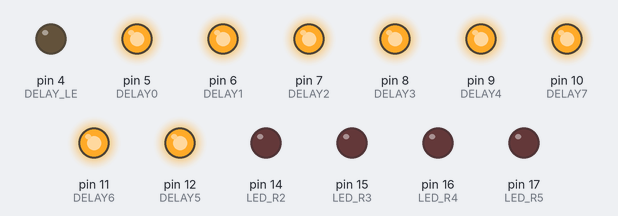
The sketch below on a simulated Arduino Uno, built with avr-gcc and run on an emulated ATmega328P. On the bench: output pins drawn as LEDs (lit = HIGH). What the sketch prints to the serial monitor is not drawn.

Above: at 0.1 s.
Timing chart, 0 to 1.6 s (numbered marks = the images above):
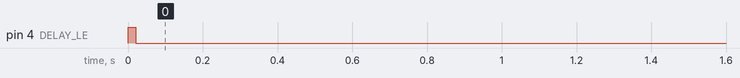

The sketch:

LMG1025_Flasher.ino
```cpp
// Code for the LMG1025 Flasher Shield (V2) for the SparkFun RedBoard Qwiic (5V) DEV-15123

// The flash pulse width is set by a Maxim DS1023-25 Programmable Timing Element (Delay Line)

// The LED current is controlled by setting A0-A3 high/low.
// High will short the corresponding resistor to increase the LED current.

// The MAX-M8Q is connected to D2/D3 for Software Serial.
// The timepulse pin sets the flash rate.

// Serial data is 9600 Baud
// The serial data format is:
//
// ASCII <                : 3C Hex
// Pulse Delay P7 (MSB)   : ASCII 0 or 1 (30 or 31 Hex)
// Pulse Delay P6         : ASCII 0 or 1 (30 or 31 Hex)
// Pulse Delay P5         : ASCII 0 or 1 (30 or 31 Hex)
// Pulse Delay P4         : ASCII 0 or 1 (30 or 31 Hex)
// Pulse Delay P3         : ASCII 0 or 1 (30 or 31 Hex)
// Pulse Delay P2         : ASCII 0 or 1 (30 or 31 Hex)
// Pulse Delay P1         : ASCII 0 or 1 (30 or 31 Hex)
// Pulse Delay P0 (LSB)   : ASCII 0 or 1 (30 or 31 Hex)
// LED R5                 : ASCII 0 or 1 (30 or 31 Hex) (0 = R is in circuit; 1 = R is shorted) (R5 is >> R2)
// LED R4                 : ASCII 0 or 1 (30 or 31 Hex) (0 = R is in circuit; 1 = R is shorted)
// LED R3                 : ASCII 0 or 1 (30 or 31 Hex) (0 = R is in circuit; 1 = R is shorted)
// LED R2                 : ASCII 0 or 1 (30 or 31 Hex) (0 = R is in circuit; 1 = R is shorted) (R2 is << R5)
// ASCII >                : 3E Hex
// LF                     : 0A Hex
//
// 15 bytes total
//
// - or -
//
// ASCII <                : 3C Hex
// Pulse Delay P7 (MSB)   : ASCII 0 or 1 (30 or 31 Hex)
// Pulse Delay P6         : ASCII 0 or 1 (30 or 31 Hex)
// Pulse Delay P5         : ASCII 0 or 1 (30 or 31 Hex)
// Pulse Delay P4         : ASCII 0 or 1 (30 or 31 Hex)
// Pulse Delay P3         : ASCII 0 or 1 (30 or 31 Hex)
// Pulse Delay P2         : ASCII 0 or 1 (30 or 31 Hex)
// Pulse Delay P1         : ASCII 0 or 1 (30 or 31 Hex)
// Pulse Delay P0 (LSB)   : ASCII 0 or 1 (30 or 31 Hex)
// ASCII >                : 3E Hex
// LF                     : 0A Hex
//
// 11 bytes total
//
//
// The code can be configured to automatically loop through a pre-defined sequence of LED currents while keeping
// the pulse width constant.

//#define useSequence // Uncomment this line to enable a sequence of LED currents
// Then uncomment _one_ sequence definition:
// All 16 states from minimum brightness (B0000) to maximum brightness (B1111)
const byte seqLength = 16; const byte sequence[16] = {B0000, B0001, B0010, B0011, B0100, B0101, B0110, B0111, B1000, B1001, B1010, B1011, B1100, B1101, B1110, B1111};
// 5 states: shorting out none or one of the four resistors in turn ('dim')
//const byte seqLength = 5; const byte sequence[5] = {B0000, B0001, B0010, B0100, B1000};
// 5 states: shorting out all or three of the four resistors in turn ('bright')
//const byte seqLength = 5; const byte sequence[5] = {B1111, B1110, B1101, B1011, B0111};
// 5 states: maximum to minimum resistance in four ~equal steps (assumes R1-R5 are: 10/18/22/27/33) (Rs are: 110,89,62.9,39.9,13.8 assuming 1R for the photorelays)
//const byte seqLength = 5; const byte sequence[5] = {B0000, B0010, B0110, B1011, B1111};
// 4 states: shorting out none or R2/R3 in turn (the four dimmest combinations)
//const byte seqLength = 4; const byte sequence[4] = {B0000, B0001, B0010, B0011};
// 4 states: shorting out R4/R5 and R2/R3 in turn (the four brightest combinations)
//const byte seqLength = 4; const byte sequence[4] = {B1111, B1110, B1101, B1100};
// 2 states: shorting out none or all of the resistors in turn (dimmest and brightest)
//const byte seqLength = 2; const byte sequence[4] = {B0000, B1111};

static byte seqStep = 0; // Used to store the sequence step (0 : seqLength-1)

#define BUFFER_LENGTH 15 // Serial buffer length
#define SHORT_MESSAGE 4 // A short message is this much sorter than BUFFER_LENGTH
static unsigned char RX_BUFFER[BUFFER_LENGTH]; // Serial buffer

#define TRIG_BUFFER_LENGTH 4
#define HALF_TRIG_BUFFER_LENGTH 2
byte TRIG_BUFFER[TRIG_BUFFER_LENGTH]; // Buffer to store the state of TRIG_IN for edge detection

// Maxim DS1023-25 Pin Definitions:
#define DELAY0 5    // P0 (LSB) : D5      : Delay Bit 0
#define DELAY1 6    // P1       : D6      : Delay Bit 1
#define DELAY2 7    // P2       : D7      : Delay Bit 2
#define DELAY3 8    // P3       : D8      : Delay Bit 3
#define DELAY4 9    // P4       : D9      : Delay Bit 4
#define DELAY5 12   // P5       : D12     : Delay Bit 5
#define DELAY6 11   // P6       : D11     : Delay Bit 6
#define DELAY7 10   // P7 (MSB) : D10     : Delay Bit 7
#define TRIG_EN 19  // 74AHCT1G125 Enable (Active Low) : A5/D19
#define DELAY_LE 4  // LE       : D4      : Normally high; low latches the delay
#define TRIG_IN 18  // A4/D18   : Trigger signal from the MAX-M8Q (used to control the flash rate and current sequence)
//#define TRIG_OUT 13 // D13 : Used to confirm that TRIG_IN is being received correctly (comment out if not required)

// LED Resistor Control: HIGH = R is in circuit; LOW = R is shorted
#define LED_R5  17 // LED R5   : A3/D17
#define LED_R4  16 // LED R4   : A2/D16
#define LED_R3  15 // LED R3   : A1/D15
#define LED_R2  14 // LED R2   : A0/D14

// Software Serial for the MAX-M8Q GNSS
#include <SoftwareSerial.h>
SoftwareSerial mySerial(2, 3); // RX, TX
//#define echoGNSS // Uncomment this line to echo the GNSS data to Serial
#define endSerial // Uncomment this to disable the software serial after the GNSS has been configured (overrides echoGNSS)

// Update an output pin
void update_pin(int pin, unsigned char val) {
  if (pin >= 0) {
    bool state = val & 0x01;
    digitalWrite(pin, state);
  }
}

// Update an output pin inverted
void update_pin_i(int pin, unsigned char val) {
  if (pin >= 0) {
    bool state = val & 0x01;
    digitalWrite(pin, !state);
  }
}

// Set UART1 to UBX only (disable the NMEA noise)
static const uint8_t setUART1[] = {
  0xb5, 0x62, 0x06, 0x00, 0x14, 0x00,
  0x01, 0x00, 0x00, 0x00, 0xC0, 0x08, 0x00, 0x00, 0x80, 0x25, 0x00, 0x00,
  0x01, 0x00, 0x01, 0x00, 0x00, 0x00, 0x00, 0x00
  };
static const int len_setUART1 = 26;

// Configure Time Pulse - set freqPeriod and freqPeriodLock to 60Hz (0000003C)
static const uint8_t setTimePulse_60Hz[] = {
  0xb5, 0x62, 0x06, 0x31, 0x20, 0x00,
  0x00, 0x01, 0x00, 0x00, 0x32, 0x00, 0x00, 0x00, 0x3C, 0x00, 0x00, 0x00, 0x3C, 0x00, 0x00, 0x00,
  0x00, 0x00, 0x00, 0x80, 0x00, 0x00, 0x00, 0x80, 0x00, 0x00, 0x00, 0x00, 0x29, 0x00, 0x00, 0x00
  };
// Configure Time Pulse - set freqPeriod and freqPeriodLock to 500Hz (000001F4)
static const uint8_t setTimePulse_500Hz[] = {
  0xb5, 0x62, 0x06, 0x31, 0x20, 0x00,
  0x00, 0x01, 0x00, 0x00, 0x32, 0x00, 0x00, 0x00, 0xF4, 0x01, 0x00, 0x00, 0xF4, 0x01, 0x00, 0x00,
  0x00, 0x00, 0x00, 0x80, 0x00, 0x00, 0x00, 0x80, 0x00, 0x00, 0x00, 0x00, 0x29, 0x00, 0x00, 0x00
  };
// Configure Time Pulse - set freqPeriod and freqPeriodLock to 1000Hz (000003E8)
static const uint8_t setTimePulse_1kHz[] = {
  0xb5, 0x62, 0x06, 0x31, 0x20, 0x00,
  0x00, 0x01, 0x00, 0x00, 0x32, 0x00, 0x00, 0x00, 0xE8, 0x03, 0x00, 0x00, 0xE8, 0x03, 0x00, 0x00,
  0x00, 0x00, 0x00, 0x80, 0x00, 0x00, 0x00, 0x80, 0x00, 0x00, 0x00, 0x00, 0x29, 0x00, 0x00, 0x00
  };
// Configure Time Pulse - set freqPeriod and freqPeriodLock to 10000Hz (00002710)
static const uint8_t setTimePulse_10kHz[] = {
  0xb5, 0x62, 0x06, 0x31, 0x20, 0x00,
  0x00, 0x01, 0x00, 0x00, 0x32, 0x00, 0x00, 0x00, 0x10, 0x27, 0x00, 0x00, 0x10, 0x27, 0x00, 0x00,
  0x00, 0x00, 0x00, 0x80, 0x00, 0x00, 0x00, 0x80, 0x00, 0x00, 0x00, 0x00, 0x29, 0x00, 0x00, 0x00
  };
// Configure Time Pulse - set freqPeriod and freqPeriodLock to 100000Hz (000186A0)
static const uint8_t setTimePulse_100kHz[] = {
  0xb5, 0x62, 0x06, 0x31, 0x20, 0x00,
  0x00, 0x01, 0x00, 0x00, 0x32, 0x00, 0x00, 0x00, 0xA0, 0x86, 0x01, 0x00, 0xA0, 0x86, 0x01, 0x00,
  0x00, 0x00, 0x00, 0x80, 0x00, 0x00, 0x00, 0x80, 0x00, 0x00, 0x00, 0x00, 0x29, 0x00, 0x00, 0x00
  };
// Configure Time Pulse - set freqPeriod and freqPeriodLock to 1000000Hz (000F4240)
static const uint8_t setTimePulse_1MHz[] = {
  0xb5, 0x62, 0x06, 0x31, 0x20, 0x00,
  0x00, 0x01, 0x00, 0x00, 0x32, 0x00, 0x00, 0x00, 0x40, 0x42, 0x0F, 0x00, 0x40, 0x42, 0x0F, 0x00,
  0x00, 0x00, 0x00, 0x80, 0x00, 0x00, 0x00, 0x80, 0x00, 0x00, 0x00, 0x00, 0x29, 0x00, 0x00, 0x00
  };
static const int len_setTimePulse = 38;

// Set Nav Mode to Portable
static const uint8_t setNavPortable[] = {
  0xB5, 0x62, 0x06, 0x24, 0x24, 0x00, 0xFF, 0xFF, 0x00, 0x03, 0x00, 0x00, 0x00, 0x00, 0x10, 0x27, 0x00, 0x00,
  0x05, 0x00, 0xFA, 0x00, 0xFA, 0x00, 0x64, 0x00, 0x2C, 0x01, 0x00, 0x00, 0x00, 0x00, 0x00, 0x00, 0x00, 0x00,
  0x00, 0x00, 0x00, 0x00, 0x00, 0x00 };

// Set Nav Mode to Pedestrian
static const uint8_t setNavPedestrian[] = {
  0xB5, 0x62, 0x06, 0x24, 0x24, 0x00, 0xFF, 0xFF, 0x03, 0x03, 0x00, 0x00, 0x00, 0x00, 0x10, 0x27, 0x00, 0x00,
  0x05, 0x00, 0xFA, 0x00, 0xFA, 0x00, 0x64, 0x00, 0x2C, 0x01, 0x00, 0x00, 0x00, 0x00, 0x00, 0x00, 0x00, 0x00,
  0x00, 0x00, 0x00, 0x00, 0x00, 0x00 };

// Set Nav Mode to Airborne <1G
static const uint8_t setNavAir[] = {
  0xB5, 0x62, 0x06, 0x24, 0x24, 0x00, 0xFF, 0xFF, 0x06, 0x03, 0x00, 0x00, 0x00, 0x00, 0x10, 0x27, 0x00, 0x00,
  0x05, 0x00, 0xFA, 0x00, 0xFA, 0x00, 0x64, 0x00, 0x2C, 0x01, 0x00, 0x00, 0x00, 0x00, 0x00, 0x00, 0x00, 0x00,
  0x00, 0x00, 0x00, 0x00, 0x00, 0x00 };
static const int len_setNav = 42;

// Set GNSS Config to GPS + Galileo + GLONASS + SBAS (Causes the M8 to restart!)
static const uint8_t setGNSS[] = {
  0xb5, 0x62, 0x06, 0x3e, 0x3c, 0x00,
  0x00, 0x20, 0x20, 0x07,
  0x00, 0x08, 0x10, 0x00, 0x01, 0x00, 0x01, 0x01,
  0x01, 0x01, 0x03, 0x00, 0x01, 0x00, 0x01, 0x01,
  0x02, 0x04, 0x08, 0x00, 0x01, 0x00, 0x01, 0x01,
  0x03, 0x08, 0x10, 0x00, 0x00, 0x00, 0x01, 0x01,
  0x04, 0x00, 0x08, 0x00, 0x00, 0x00, 0x01, 0x03,
  0x05, 0x00, 0x03, 0x00, 0x00, 0x00, 0x01, 0x05,
  0x06, 0x08, 0x0e, 0x00, 0x01, 0x00, 0x01, 0x01 };
static const int len_setGNSS = 66;

// Send message in u-blox UBX format
// Calculates and appends the two checksum bytes
// Doesn't add the 0xb5 and 0x62 sync chars (these need to be included at the start of the message)
void sendUBX(const uint8_t *message, const int len) {
  int csum1 = 0; // Checksum bytes
  int csum2 = 0;
  for (int i=0; i<len; i++) { // For each byte in the message
    mySerial.write(message[i]); // Write the byte
    if (i >= 2) { // Don't include the sync chars in the checksum
      csum1 = csum1 + message[i]; // Update the checksum bytes
      csum2 = csum2 + csum1;
    }
  }
  csum1 = csum1 & 0xff; // Limit checksums to 8-bits
  csum2 = csum2 & 0xff;
  mySerial.write((uint8_t)csum1); // Send the checksum bytes
  mySerial.write((uint8_t)csum2);
}

void setup() {

  pinMode(TRIG_EN, OUTPUT); digitalWrite(TRIG_EN, LOW); // Enable the MAX-M8Q trigger pulses via the 74AHCT1G125

  // Set delay latch to output; set high
  pinMode(DELAY_LE, OUTPUT); digitalWrite(DELAY_LE, HIGH);
  delay(10);

  // Set delay pins to outputs; set default delay of 255 * 0.25nsec = ~64nsec
  pinMode(DELAY0, OUTPUT); update_pin(DELAY0, 1);
  pinMode(DELAY1, OUTPUT); update_pin(DELAY1, 1);
  pinMode(DELAY2, OUTPUT); update_pin(DELAY2, 1);
  pinMode(DELAY3, OUTPUT); update_pin(DELAY3, 1);
  pinMode(DELAY4, OUTPUT); update_pin(DELAY4, 1);
  pinMode(DELAY5, OUTPUT); update_pin(DELAY5, 1);
  pinMode(DELAY6, OUTPUT); update_pin(DELAY6, 1);
  pinMode(DELAY7, OUTPUT); update_pin(DELAY7, 1);
  delay(10);

  // Set delay latch low
  digitalWrite(DELAY_LE, LOW);

  // Set LED resistor pins to outputs; leave resistors unshorted (minimum LED current)
  pinMode(LED_R5, OUTPUT); update_pin(LED_R5, 0);
  pinMode(LED_R4, OUTPUT); update_pin(LED_R4, 0);
  pinMode(LED_R3, OUTPUT); update_pin(LED_R3, 0);
  pinMode(LED_R2, OUTPUT); update_pin(LED_R2, 0);

  // Trigger input and output (if required)
  pinMode(TRIG_IN, INPUT);
#ifdef TRIG_OUT
  pinMode(TRIG_OUT, OUTPUT); update_pin(TRIG_OUT, 0);
#endif

  // Initialise the serial ports
  Serial.begin(9600); // Start the console
  mySerial.begin(9600); // Start the GNSS serial

  delay(1000); // Wait

  Serial.println(F("LMG1025 Flasher")); // Send welcome message

  // Configure MAX-M8Q GNSS
#ifndef echoGNSS
  sendUBX(setUART1, len_setUART1); // Set UART1 to UBX protocol only (disable the NMEA noise for software serial)
  delay(100);
#endif
  sendUBX(setNavAir, len_setNav); // Set Airborne <1G Navigation Mode
  delay(100);
  //sendUBX(setTimePulse_60Hz, len_setTimePulse); // Set Time Pulse configuration
  //sendUBX(setTimePulse_500Hz, len_setTimePulse); // Set Time Pulse configuration
  sendUBX(setTimePulse_1kHz, len_setTimePulse); // Set Time Pulse configuration
  //sendUBX(setTimePulse_10kHz, len_setTimePulse); // Set Time Pulse configuration
  //sendUBX(setTimePulse_100kHz, len_setTimePulse); // Set Time Pulse configuration
  //sendUBX(setTimePulse_1MHz, len_setTimePulse); // Set Time Pulse configuration
  delay(100);
  sendUBX(setGNSS, len_setGNSS); // Set GNSS - causes M8 to restart!
  delay(3100); // Wait for GNSS to restart

#ifdef endSerial
  mySerial.end(); // End the software serial (to improve TRIG_IN edge detection by disabling software serial)
#endif
}

void loop() {
  unsigned char c = 0;

#ifdef echoGNSS
#ifndef endSerial
  // Echo the GNSS serial data if required
  if (mySerial.available()) {
    Serial.write(mySerial.read());
  }
#endif
#endif

  // Check for a new serial character from the console
  if (Serial.available()) {
    c = Serial.read();
  }

  // If we got a new character:
  if (c > 0) {
    for (int i = 1; i < BUFFER_LENGTH; i++) {
      RX_BUFFER[i-1] = RX_BUFFER[i]; // Shuffle the buffer data along by one
    }
    RX_BUFFER[BUFFER_LENGTH - 1] = c; // Store the new character at the end of the buffer
    // Check for correctly formatted message (long format)
    if ((RX_BUFFER[0] == 0x3c) and (RX_BUFFER[BUFFER_LENGTH - 2] == 0x3e) and (RX_BUFFER[BUFFER_LENGTH - 1] == 0x0a)) {
      // Message received so update pins
      update_pin(DELAY7, RX_BUFFER[1]);
      update_pin(DELAY6, RX_BUFFER[2]);
      update_pin(DELAY5, RX_BUFFER[3]);
      update_pin(DELAY4, RX_BUFFER[4]);
      update_pin(DELAY3, RX_BUFFER[5]);
      update_pin(DELAY2, RX_BUFFER[6]);
      update_pin(DELAY1, RX_BUFFER[7]);
      update_pin(DELAY0, RX_BUFFER[8]);
      // Latch new delay value
      delay(10);
      digitalWrite(DELAY_LE, HIGH);
      delay(10);
      digitalWrite(DELAY_LE, LOW);
      delay(10);
      // Update the LED current
      update_pin(LED_R5, RX_BUFFER[9]); // Assumes R5 >> R2
      update_pin(LED_R4, RX_BUFFER[10]);
      update_pin(LED_R3, RX_BUFFER[11]);
      update_pin(LED_R2, RX_BUFFER[12]);
#ifndef echoGNSS
      // Echo the settings
      for (int i = 0; i < BUFFER_LENGTH; i++) {
        Serial.write(RX_BUFFER[i]);
      }
      Serial.println(F("OK"));
#endif
    }
    // Check for correctly formatted message (short format)
    else if ((RX_BUFFER[SHORT_MESSAGE] == 0x3c) and (RX_BUFFER[BUFFER_LENGTH - 2] == 0x3e) and (RX_BUFFER[BUFFER_LENGTH - 1] == 0x0a)) {
      // Message received so update pins
      update_pin(DELAY7, RX_BUFFER[SHORT_MESSAGE+1]);
      update_pin(DELAY6, RX_BUFFER[SHORT_MESSAGE+2]);
      update_pin(DELAY5, RX_BUFFER[SHORT_MESSAGE+3]);
      update_pin(DELAY4, RX_BUFFER[SHORT_MESSAGE+4]);
      update_pin(DELAY3, RX_BUFFER[SHORT_MESSAGE+5]);
      update_pin(DELAY2, RX_BUFFER[SHORT_MESSAGE+6]);
      update_pin(DELAY1, RX_BUFFER[SHORT_MESSAGE+7]);
      update_pin(DELAY0, RX_BUFFER[SHORT_MESSAGE+8]);
      // Latch new delay value
      delay(10);
      digitalWrite(DELAY_LE, HIGH);
      delay(10);
      digitalWrite(DELAY_LE, LOW);
      delay(10);
#ifndef echoGNSS
      // Echo the settings
      for (int i = 4; i < BUFFER_LENGTH; i++) {
        Serial.write(RX_BUFFER[i]);
      }
      Serial.println(F("OK"));
#endif
    }
  }

#ifdef useSequence // Sequence the LED currents if required
  // Read and store TRIG_IN
  for (int i = 1; i < TRIG_BUFFER_LENGTH; i++) {
    TRIG_BUFFER[i-1] = TRIG_BUFFER[i]; // Shuffle the buffer data along by one
  }
  TRIG_BUFFER[TRIG_BUFFER_LENGTH - 1] = digitalRead(TRIG_IN); // Store the state of TRIG_IN

  // Check if we have seen a falling edge on TRIG_IN
  bool edgeSeen = true;
  for (int i = 0; i < HALF_TRIG_BUFFER_LENGTH; i++) {
    if (TRIG_BUFFER[i] == 0) edgeSeen = false; // Check the first half of the buffer is high
  }
  for (int i = HALF_TRIG_BUFFER_LENGTH; i < TRIG_BUFFER_LENGTH; i++) {
    if (TRIG_BUFFER[i] == 1) edgeSeen = false; // Check the second half of the buffer is low
  }

  // If we have seen a falling edge:
  if (edgeSeen == true)
  {
#ifdef TRIG_OUT // Invert TRIG_OUT if required to show edge was detected (TRIG_OUT will clock at half the frequency of TRIG_IN)
    digitalWrite(TRIG_OUT, !digitalRead(TRIG_OUT));
#endif
    if (seqLength > 0) // Redundant?
    {
      byte shortRs = sequence[seqStep]; // Read the next step from the sequence
      // Apply the sequence step: update the LED current
      update_pin(LED_R5, ((shortRs & B1000) >> 3)); // Assumes R5 >> R2
      update_pin(LED_R4, ((shortRs & B0100) >> 2));
      update_pin(LED_R3, ((shortRs & B0010) >> 1));
      update_pin(LED_R2, (shortRs & B0001));
      seqStep++; // Increment seqStep
      if (seqStep >= seqLength) seqStep = 0; // Reset seqStep if required
    }
  }
#endif
}
```
